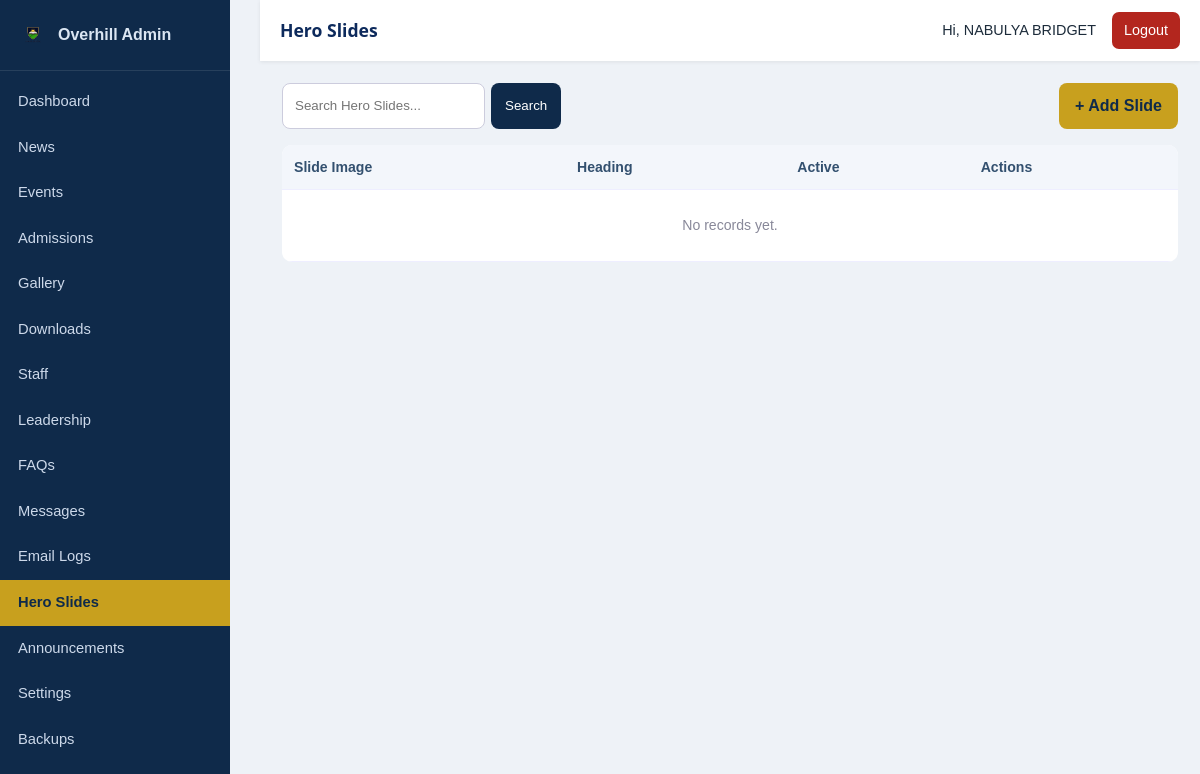
/admin/hero.php (signed in), run on an earlier commit of the app's database.
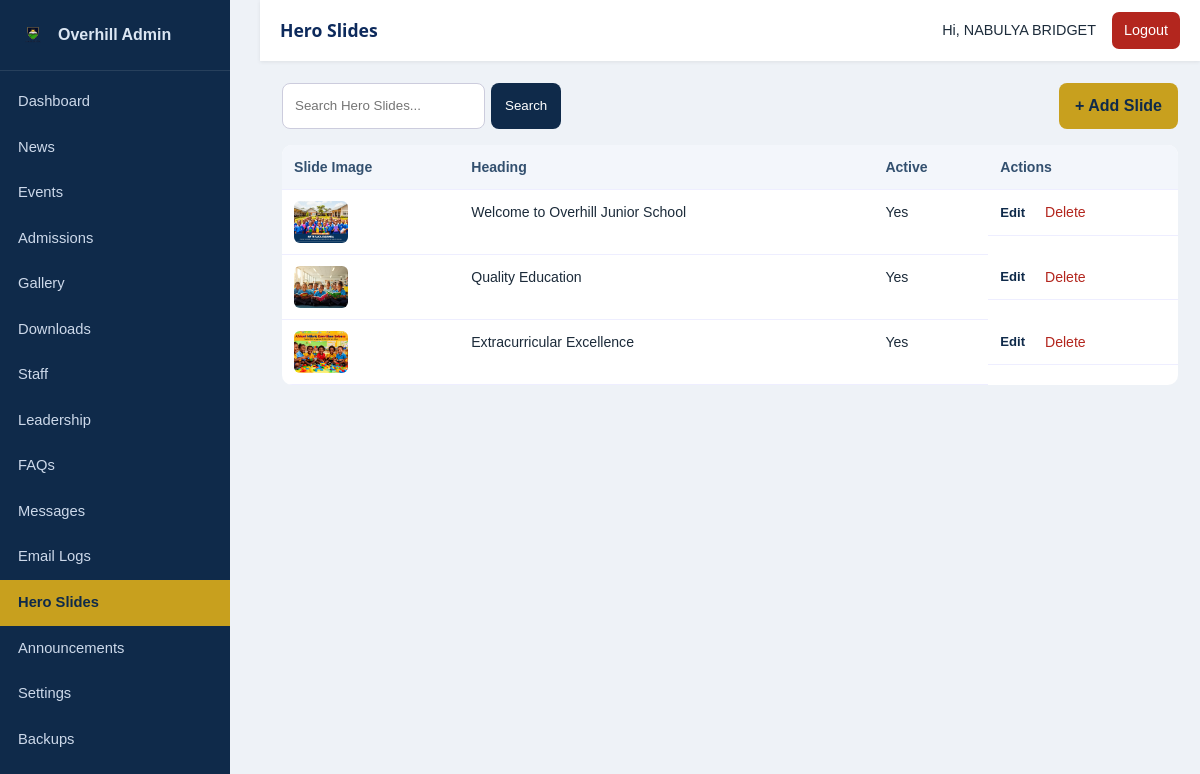
And on a later commit of the database.
### tables this page shows
CREATE TABLE IF NOT EXISTS hero_slides (
  id INT AUTO_INCREMENT PRIMARY KEY,
  image VARCHAR(255) NOT NULL,
  heading VARCHAR(200) NULL,
  subheading VARCHAR(300) NULL,
  button_text VARCHAR(80) NULL,
  button_link VARCHAR(255) NULL,
  sort_order INT NOT NULL DEFAULT 0,
  is_active TINYINT(1) NOT NULL DEFAULT 1,
  created_at TIMESTAMP DEFAULT CURRENT_TIMESTAMP,
  updated_at TIMESTAMP DEFAULT CURRENT_TIMESTAMP ON UPDATE CURRENT_TIMESTAMP
);

### admin/hero.php (called while the page is built, shortened)
<?php
require_once __DIR__ . '/includes/crud.php';
$cfg = [
  'table'=>'hero_slides','title'=>'Hero Slides','singular'=>'Slide','order'=>'sort_order ASC, id ASC',
  'search'=>['heading'],
  'fields'=>[
    ['name'=>'image','label'=>'Slide Image','type'=>'image','required'=>true,'list'=>true],
    ['name'=>'heading','label'=>'Heading','type'=>'text','list'=>true],
    ['name'=>'subheading','label'=>'Subheading','type'=>'text'],
    ['name'=>'button_text','label'=>'Button Text','type'=>'text'],
    ['name'=>'button_link','label'=>'Button Link','type'=>'text'],
    ['name'=>'sort_order','label'=>'Sort Order','type'=>'number'],
    ['name'=>'is_active','label'=>'Active','type'=>'checkbox','list'=>true],
  ],
];
$pageTitle='Hero Slides'; include __DIR__.'/includes/header.php'; crud_render($cfg); include __DIR__.'/includes/footer.php';

### includes/functions.php (called while the page is built, shortened)
<?php
function e(?string $value): string
{
    return htmlspecialchars((string)$value, ENT_QUOTES, 'UTF-8');
}
function clean(?string $value): string
{
    return trim((string)$value);
}
function paginate(int $total, int $page, int $perPage): array
{
    $pages = max(1, (int)ceil($total / $perPage));
    $page  = max(1, min($page, $pages));
    return ['page' => $page, 'pages' => $pages, 'total' => $total,
            'offset' => ($page - 1) * $perPage, 'perPage' => $perPage];
}

### includes/auth.php (called while the page is built, shortened)
<?php
require_once __DIR__ . '/functions.php';
function current_admin(): ?array
{
    return $_SESSION['admin'] ?? null;
}

### admin/includes/crud.php (the view, shortened to what this page needs)
<?php
require_once dirname(__DIR__, 2) . '/includes/auth.php';
function crud_render(array $cfg): void
{
    $pdo = db();
    $table = $cfg['table'];
    $fields = $cfg['fields'];
    $perPage = 10;
    $page = max(1, (int)($_GET['page'] ?? 1));
    $search = clean($_GET['q'] ?? '');
    $where = ''; $params = [];
    $total = (int)(function() use ($pdo,$table,$where,$params){
        $s = $pdo->prepare("SELECT COUNT(*) FROM `$table` $where"); $s->execute($params); return $s->fetchColumn();
    })();
    $pg = paginate($total, $page, $perPage);
    $order = $cfg['order'] ?? 'id DESC';
    $sql = "SELECT * FROM `$table` $where ORDER BY $order LIMIT {$pg['perPage']} OFFSET {$pg['offset']}";
    $stmt = $pdo->prepare($sql); $stmt->execute($params);
    $rows = $stmt->fetchAll();
    ?>
    <div class="content-head">
      <form class="search-form" method="get">
        <input type="text" name="q" value="<?= e($search) ?>" placeholder="Search <?= e($cfg['title']) ?>...">
        <button type="submit">Search</button>
      </form>
      <a class="btn-primary" href="?new=1">+ Add <?= e($cfg['singular']) ?></a>
    </div>
    <table class="data-table">
      <thead><tr>
        <?php foreach ($fields as $f): if (empty($f['list'])) continue; ?><th><?= e($f['label']) ?></th><?php endforeach; ?>
        <th>Actions</th>
      </tr></thead>
      <tbody>
        <?php if (!$rows): ?><tr><td colspan="20" class="empty">No records yet.</td></tr><?php endif; ?>
        <?php foreach ($rows as $r): ?>
        <tr>
          <?php foreach ($fields as $f): if (empty($f['list'])) continue; $val=$r[$f['name']] ?? ''; ?>
            <td>
              <?php if ($f['type']==='image' && $val): ?><img class="thumb" src="../<?= e(ltrim($val,'/')) ?>" alt="">
              <?php elseif ($f['type']==='document' && $val): ?><a href="../<?= e(ltrim($val,'/')) ?>" target="_blank">file</a>
              <?php elseif ($f['type']==='checkbox'): ?><?= $val ? 'Yes' : 'No' ?>
              <?php else: ?><?= e(mb_strimwidth((string)$val, 0, 80, '…')) ?><?php endif; ?>
            </td>
          <?php endforeach; ?>
          <td class="row-actions">
            <a href="?edit=<?= (int)$r['id'] ?>">Edit</a>
            <form method="post" onsubmit="return confirm('Delete this <?= e($cfg['singular']) ?>?');">
              <button type="submit" class="link-danger">Delete</button>
            </form>
          </td>
        </tr>
        <?php endforeach; ?>
      </tbody>
    </table>
    <?php endif;
}

### admin/includes/header.php (shortened to what this page needs)
<?php
require_once dirname(__DIR__, 2) . '/includes/auth.php';
$admin = current_admin();
function nav_active(string $f): string { return basename($_SERVER['PHP_SELF']) === $f ? 'active' : ''; }
?>
<!doctype html>
<html lang="en"><head>
<link rel="stylesheet" href="../css/admin.css">
</head>
<body class="admin-body">
<div class="admin-shell">
  <aside class="admin-sidebar" id="adminSidebar">
    <div class="sidebar-brand">
      <img src="../images/logo.png" alt="Logo"><span>Overhill Admin</span>
    </div>
    <nav class="sidebar-nav">
      <a class="<?= nav_active('index.php') ?>" href="index.php">Dashboard</a>
      <a class="<?= nav_active('news.php') ?>" href="news.php">News</a>
      <a class="<?= nav_active('events.php') ?>" href="events.php">Events</a>
      <a class="<?= nav_active('admissions.php') ?>" href="admissions.php">Admissions</a>
      <a class="<?= nav_active('gallery.php') ?>" href="gallery.php">Gallery</a>
      <a class="<?= nav_active('downloads.php') ?>" href="downloads.php">Downloads</a>
      <a class="<?= nav_active('staff.php') ?>" href="staff.php">Staff</a>
      <a class="<?= nav_active('leadership.php') ?>" href="leadership.php">Leadership</a>
      <a class="<?= nav_active('faqs.php') ?>" href="faqs.php">FAQs</a>
      <a class="<?= nav_active('messages.php') ?>" href="messages.php">Messages</a>
      <a class="<?= nav_active('email_logs.php') ?>" href="email_logs.php">Email Logs</a>
      <a class="<?= nav_active('hero.php') ?>" href="hero.php">Hero Slides</a>
      <a class="<?= nav_active('announcements.php') ?>" href="announcements.php">Announcements</a>
      <a class="<?= nav_active('settings.php') ?>" href="settings.php">Settings</a>
      <a class="<?= nav_active('backups.php') ?>" href="backups.php">Backups</a>
    </nav>
  </aside>
  <div class="admin-main">
    <header class="admin-topbar">
      <h1><?= e($pageTitle ?? 'Dashboard') ?></h1>
      <div class="topbar-right">
        <span>Hi, <?= e($admin['name']) ?></span>
        <a class="logout-btn" href="logout.php">Logout</a>
      </div>
    </header>
    <main class="admin-content">

### admin/includes/footer.php (shortened to what this page needs)
    </main>
  </div>
</div>
</body></html>

### css/admin.css (style rules this page uses)
:root { --navy:#0d2a5c;--navy-dark:#081d42;--navy-light:#16407f;--gold:#f5b324;--gold-dark:#d8990a; --green:#2b8a3e;--red:#e8453c;--sky:#1ba7e0;--ink:#21303f;--muted:#5d6b7a;--line:#e4e8ee; --bg-soft:#f4f7fb;--radius:14px;--shadow:0 12px 32px rgba(13,42,92,.10);--shadow-sm:0 6px 18px rgba(13,42,92,.08); --font-head:'Poppins','Segoe UI',sans-serif;--font-body:'Segoe UI',Roboto,Helvetica,Arial,sans-serif; }
* { box-sizing:border-box;margin:0;padding:0 }
body { font-family:var(--font-body);color:var(--ink);background:var(--bg-soft);line-height:1.6 }
a { text-decoration:none;color:inherit }
h1,h2,h3,h4 { font-family:var(--font-head);color:var(--navy) }
img { max-width:100%;display:block }
.btn-primary { background:var(--gold);color:var(--navy-dark) }
.admin-shell { display:flex;min-height:100vh }
.admin-sidebar { width:260px;background:var(--navy-dark);color:#cdd8ea;display:flex;flex-direction:column; position:fixed;top:0;bottom:0;left:0;z-index:100;transition:transform .3s }
.admin-main { flex:1;margin-left:260px;display:flex;flex-direction:column }
.admin-topbar { background:#fff;box-shadow:var(--shadow-sm);padding:16px 28px;display:flex;align-items:center; justify-content:space-between;position:sticky;top:0;z-index:90 }
.admin-topbar h1 { font-size:1.3rem }
.admin-topbar .topbar-right { display:flex;align-items:center;gap:16px }
.admin-content { padding:28px }
.row-actions a { font-size:.82rem;margin-right:10px;font-weight:600;color:var(--navy) }
.admin-body { margin:0;background:#eef2f7;font-family:Arial,Helvetica,sans-serif;color:#1c2b3a }
.admin-sidebar { width:230px;background:#0f2a4a;color:#dbe6f3;flex-shrink:0;transition:.2s }
.sidebar-brand { display:flex;align-items:center;gap:8px;padding:18px 16px;font-weight:700;border-bottom:1px solid rgba(255,255,255,.1) }
.sidebar-brand img { width:34px }
.sidebar-nav { display:flex;flex-direction:column;padding:8px 0 }
.sidebar-nav a { color:#cdd9ea;text-decoration:none;padding:11px 18px;font-size:.92rem }
.sidebar-nav a.active { background:#c8a01e;color:#0f2a4a;font-weight:700 }
.admin-main { flex:1;display:flex;flex-direction:column;min-width:0 }
.admin-topbar { display:flex;align-items:center;gap:14px;background:#fff;padding:12px 20px;box-shadow:0 1px 4px rgba(0,0,0,.08) }
.admin-topbar h1 { font-size:1.1rem;margin:0;flex:1 }
.topbar-right { display:flex;align-items:center;gap:12px;font-size:.9rem }
.logout-btn { background:#b3261e;color:#fff;padding:7px 12px;border-radius:7px;text-decoration:none }
.admin-content { padding:22px;overflow-x:auto }
.content-head { display:flex;justify-content:space-between;gap:12px;flex-wrap:wrap;margin-bottom:16px }
.search-form { display:flex;gap:6px }
.search-form input { padding:9px 12px;border:1px solid #ccd;border-radius:8px }
.search-form button { padding:9px 14px;border:0;background:#0f2a4a;color:#fff;border-radius:8px;cursor:pointer }
.btn-primary { background:#c8a01e;color:#0f2a4a;border:0;padding:10px 16px;border-radius:8px;font-weight:700;cursor:pointer;text-decoration:none;display:inline-block }
.data-table { width:100%;border-collapse:collapse;background:#fff;border-radius:10px;overflow:hidden }
.data-table th,.data-table td { padding:11px 12px;text-align:left;border-bottom:1px solid #eef;font-size:.88rem;vertical-align:top }
.data-table th { background:#f3f6fb;color:#33506f }
.thumb { width:54px;height:42px;object-fit:cover;border-radius:6px }
.row-actions { display:flex;gap:10px;align-items:center }
.row-actions a { color:#0f2a4a;text-decoration:none }
.link-danger { background:none;border:0;color:#b3261e;cursor:pointer;padding:0;font-size:.88rem }
.data-table .empty { text-align:center;color:#889;padding:24px }

What changed in the data, as far as the page shows it:
added hero_slides: image (picture), heading "Welcome to Overhill Junior School", is_active "Yes"
added hero_slides: image (picture), heading "Quality Education", is_active "Yes"
added hero_slides: image (picture), heading "Extracurricular Excellence", is_active "Yes"
Also different on the page:
text no longer shown: "No records yet."
